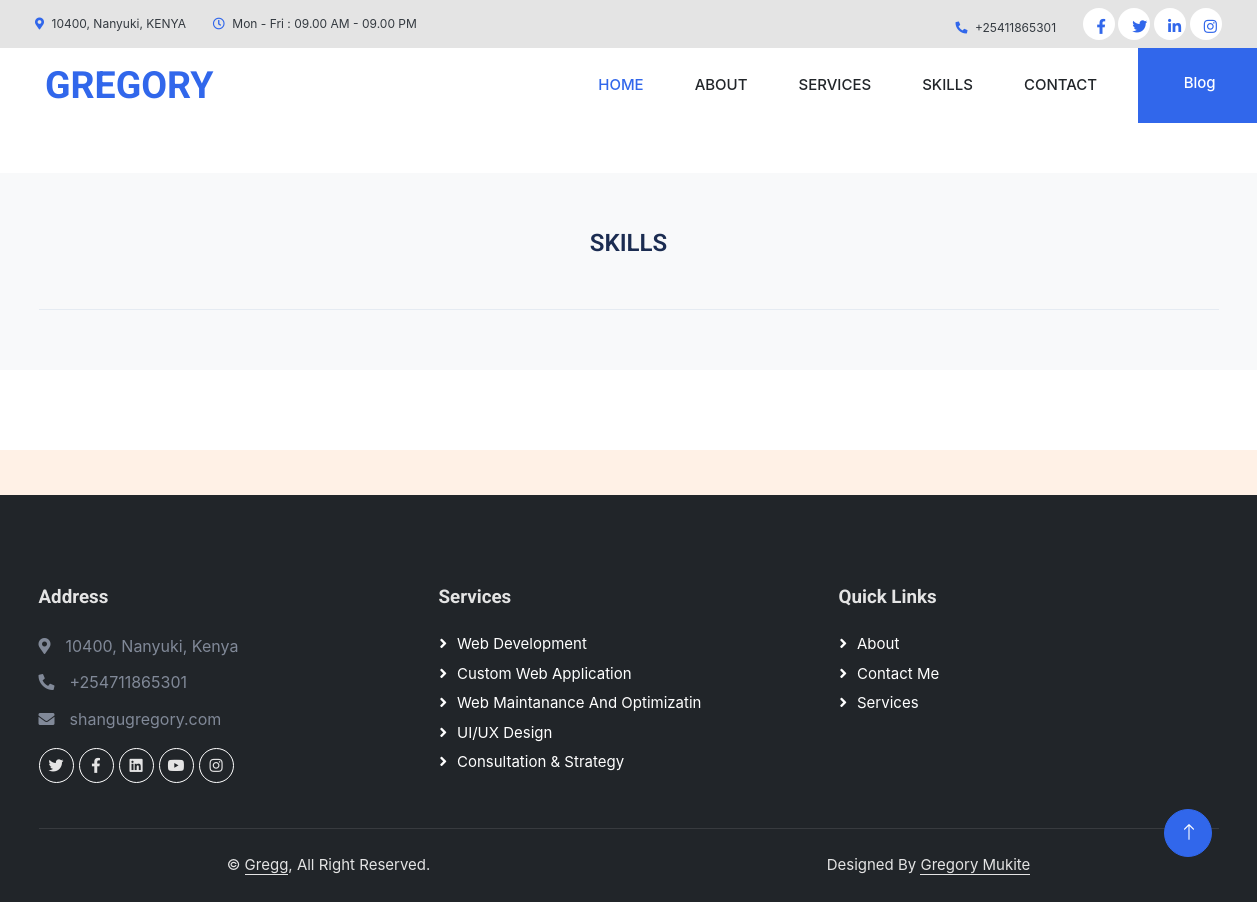
Before: /about/skills/ with the older database file.
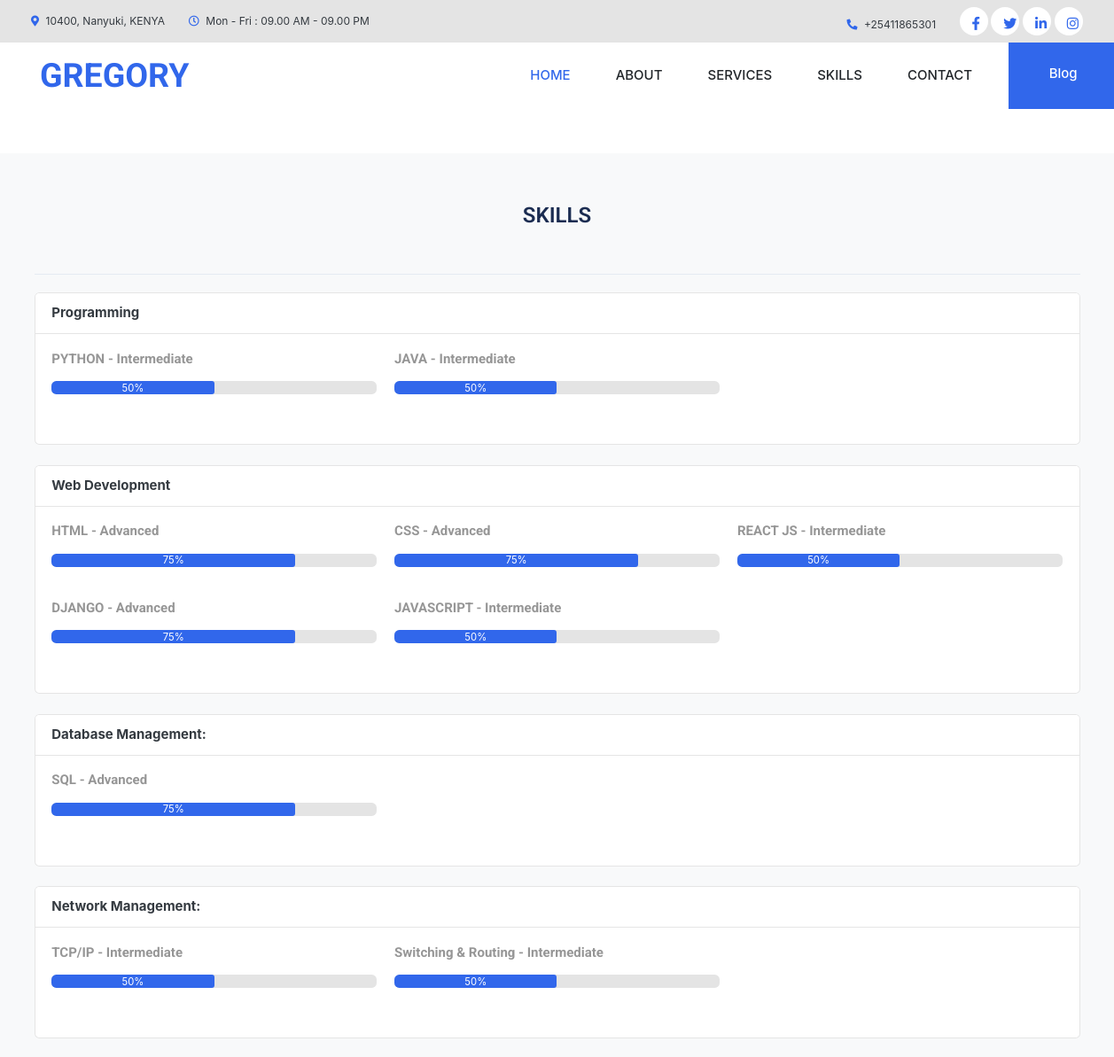
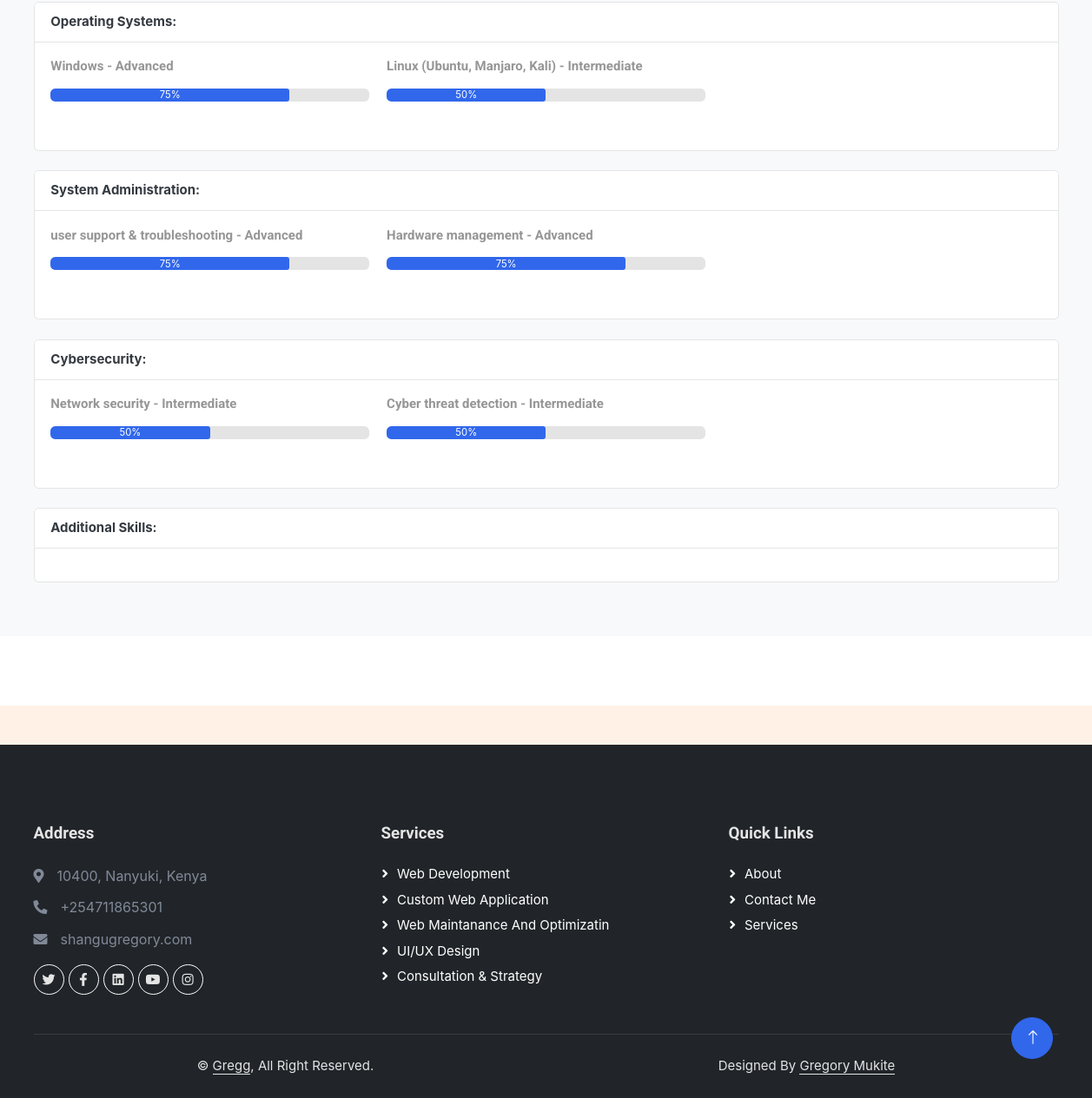
After: the same page with the newer database file (2 pictures, top to bottom).
### about/models.py (models this page shows, shortened)
class Skill_Cartegory(models.Model):
    skill = models.CharField(max_length=100)

class Myskill(models.Model):
    PROFICIENCY_CHOICES = [
        ('Beginner', 'Beginner'),
        ('Intermediate', 'Intermediate'),
        ('Advanced', 'Advanced'),
    ]
    name = models.CharField(max_length=100)
    proficiency = models.CharField(max_length=12, choices=PROFICIENCY_CHOICES)
    category = models.ForeignKey(Skill_Cartegory, on_delete=models.CASCADE)

### about/views.py (the view)
# urls.py: path('skills/', Skill, name = 'skills'),
def Skill(request):
    skills = Skill_Cartegory.objects.prefetch_related('myskill_set').all()
    context = {
       'skills': skills,
    }
    return render(request, 'about/skills.html', context)

### portfolio/templates/about/skills.html
{% extends 'home/base.html' %}
{% load static %}
{% block content %}
<section class="mt-0 bg-white">
    <div class="skill-content">
        <section class="section-conten padding-y bg">
            <div class="container">
                <div class="section-heading text-center">
                    <h2>skills</h2>
                </div>
                <div class="row">
                    {% for skill_cartegory in skills %}
                    <main class="col-md-12">
                        <article class="card mb-4">
                            <header class="card-header">
                                <strong class="d-inline-block mr-3">{{ skill_cartegory.skill }}</strong>
                            </header>
                            <div class="card-body">
                                <div class="row">
                                    {% for skill in skill_cartegory.myskill_set.all %}
                                    <div class="col-md-4">
                                        <h6 class="text-muted">{{ skill.name }} - {{ skill.proficiency }}</h6>
                                        <div class="progress" style="height: 15px; width: 100%;">
                                            {% if skill.proficiency == 'Beginner' %}
                                            <div class="progress-bar" role="progressbar" style="width: 25%;"
                                                aria-valuenow="25" aria-valuemin="0" aria-valuemax="100">25%</div>
                                            {% elif skill.proficiency == 'Intermediate' %}
                                            <div class="progress-bar" role="progressbar" style="width: 50%;"
                                                aria-valuenow="50" aria-valuemin="0" aria-valuemax="100">50%</div>
                                            {% elif skill.proficiency == 'Advanced' %}
                                            <div class="progress-bar" role="progressbar" style="width: 75%;"
                                                aria-valuenow="75" aria-valuemin="0" aria-valuemax="100">75%</div>
                                            {% endif %}
                                        </div>
                                    </div>
                                    {% endfor %}
                                </div>
                            </div>
                        </article>
                    </main>
                    {% endfor %}
                </div>
            </div>
        </section>
    </div>
</section>
{% endblock content %}

Changed rows visible on the page:
added Skill_Cartegory: skill "Programming"
added Myskill: name "PYTHON", proficiency "Intermediate", shows "50%", shown under "Programming"
added Myskill: name "JAVA", proficiency "Intermediate", shows "50%", shown under "Programming"
added Skill_Cartegory: skill "Web Development"
added Myskill: name "HTML", proficiency "Advanced", shows "75%", shown under "Web Development"
added Myskill: name "CSS", proficiency "Advanced", shows "75%", shown under "Web Development"
added Myskill: name "REACT JS", proficiency "Intermediate", shows "50%", shown under "Web Development"
added Myskill: name "DJANGO", proficiency "Advanced", shows "75%", shown under "Web Development"
added Myskill: name "JAVASCRIPT", proficiency "Intermediate", shows "50%", shown under "Web Development"
added Skill_Cartegory: skill "Database Management:"
added Myskill: name "SQL", proficiency "Advanced", shows "75%", shown under "Database Management:"
added Skill_Cartegory: skill "Network Management:"
added Myskill: name "TCP/IP", proficiency "Intermediate", shows "50%", shown under "Network Management:"
added Myskill: name "Switching & Routing", proficiency "Intermediate", shows "50%", shown under "Network Management:"
added Skill_Cartegory: skill "Operating Systems:"
added Myskill: name "Windows", proficiency "Advanced", shows "75%", shown under "Operating Systems:"
added Myskill: name "Linux (Ubuntu, Manjaro, Kali)", proficiency "Intermediate", shows "50%", shown under "Operating Systems:"
added Skill_Cartegory: skill "System Administration:"
added Myskill: name "user support & troubleshooting", proficiency "Advanced", shows "75%", shown under "System Administration:"
added Myskill: name "Hardware management", proficiency "Advanced", shows "75%", shown under "System Administration:"
added Skill_Cartegory: skill "Cybersecurity:"
added Myskill: name "Network security", proficiency "Intermediate", shows "50%", shown under "Cybersecurity:"
added Myskill: name "Cyber threat detection", proficiency "Intermediate", shows "50%", shown under "Cybersecurity:"
added Skill_Cartegory: skill "Additional Skills:"
